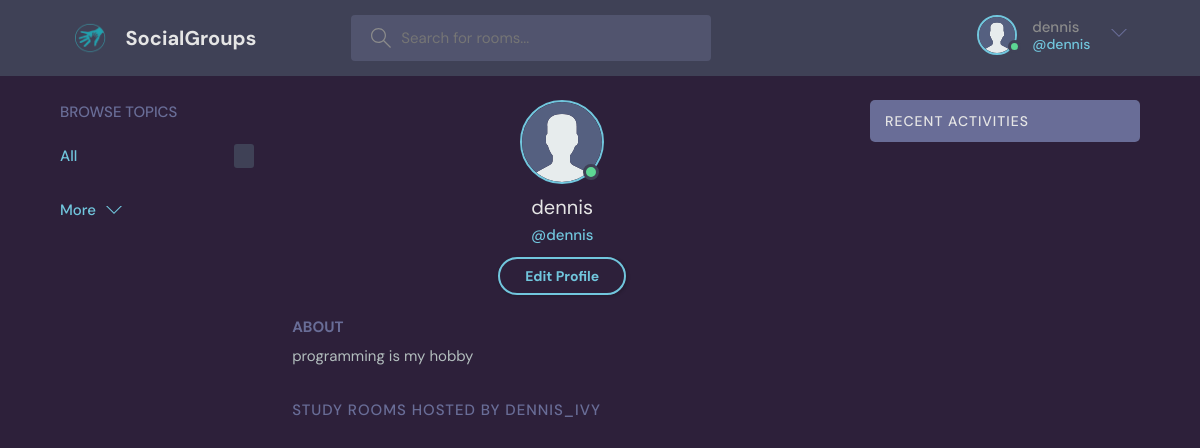
The app's page /profile/1/ (signed in), older data.
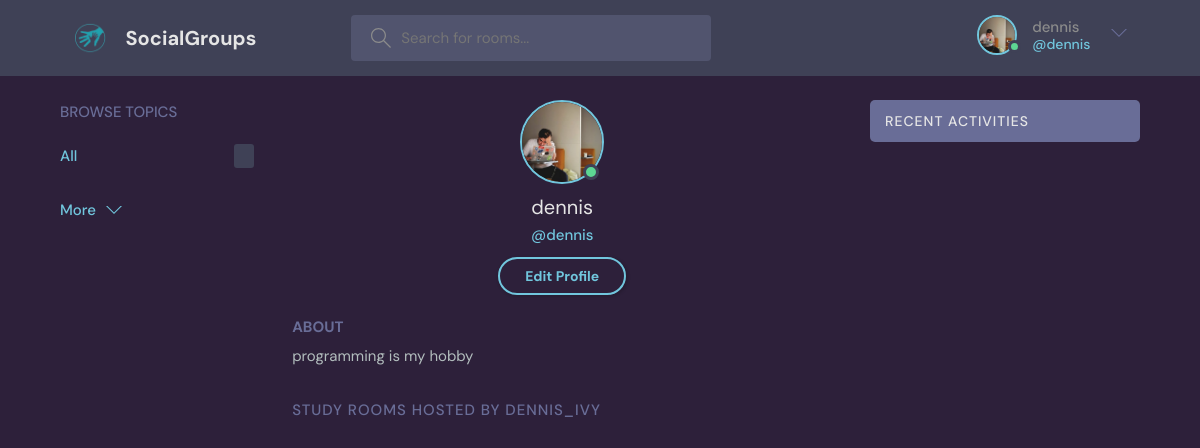
The same page, newer data.
### chat/models.py (models this page shows)
class User(AbstractUser):
    name = models.CharField(max_length=200, null=True)
    email = models.EmailField(null=True)
    bio = models.TextField(null=True)
    avatar = models.ImageField(null=True, default="avatar.svg")
    USERNAME_FIELD = 'username'
    REQUIRED_FIELDS = []

### chat/views.py (the view)
# urls.py: path('profile/<str:pk>/',  views.userProfile, name="profile"),
def userProfile(request, pk):
    user = User.objects.get(id=pk)
    rooms = user.room_set.all()
    room_messages = user.message_set.all()
    topics = Topic.objects.all()
    context = {'user': user, 'rooms': rooms, 'room_messages': room_messages, 'topics': topics}
    return render(request, 'profile.html', context)

### chat/templates/profile.html (shortened to what this page needs)
<!DOCTYPE html>
{% load static %}
<html lang="en">
<head>
  <link rel="stylesheet" type="text/css" media="screen" href="{% static 'styles/style.css' %}">
</head>
<body>
 <header class="header header--loggedIn">
      <div class="container">
        <a href="{% url 'home' %}" class="header__logo">
          <img src="{% static 'images/logo.jpg'%}" />
          <h1>SocialGroups</h1>
        </a>
        <form class="header__search" method="GET" action="{% url 'home' %}">
          <label>
            <input name="q" placeholder="Search for rooms..." />
          </label>
        </form>
        <nav class="header__menu">
{% if request.user.is_authenticated %}
          <div class="header__user">
            <a href="{% url 'profile' user.id  %}">
              <div class="avatar avatar--medium active">
                <img src="{{request.user.avatar.url}}" />
              </div>
              <p>{{ request.user.username }} <span>@{{ request.user.username }}</span></p>
            </a>
            <button class="dropdown-button">
              <svg version="1.1" xmlns="http://www.w3.org/2000/svg" width="32" height="32" viewBox="0 0 32 32">
                <title>chevron-down</title>
                <path d="M16 21l-13-13h-3l16 16 16-16h-3l-13 13z"></path>
              </svg>
            </button>
          </div>
          {% endif %}
        </nav>
      </div>
    </header>
  <main class="profile-page layout layout--3">
    <div class="container">
      {% include 'topics_components.html'  %}
      <div class="roomList">
        <div class="profile">
          <div class="profile__avatar">
            <div class="avatar avatar--large active">
              <img src="{{request.user.avatar.url}}" />
            </div>
          </div>
          <div class="profile__info">
            <h3>{{user.username}}</h3>
            <p>@{{user.username}}</p>
            {% if request.user == user %}
            <a href="{% url 'update-user' %}" class="btn btn--main btn--pill">Edit Profile</a>
            {% endif %}
          </div>
          <div class="profile__about">
            <h3>About</h3>
            <p>
            {{ user.bio }}
            </p>
          </div>
        </div>
        <div class="roomList__header">
          <div>
            <h2>Study Rooms Hosted by dennis_ivy</a>
            </h2>
          </div>
        </div>
      </div>
      {% include 'activity_components.html' %}
    </div>
  </main>
</body>
</html>

### chat/templates/topics_components.html (shortened to what this page needs)
<div class="topics">
          <div class="topics__header">
            <h2>Browse Topics</h2>
          </div>
          <ul class="topics__list">
            <li>
              <a href="/" class="active">All <span>{{ topics.room_set.count }}</span></a>
            </li>
          </ul>
          <a class="btn btn--link" href="{% url 'topics' %}">
            More
            <svg version="1.1" xmlns="http://www.w3.org/2000/svg" width="32" height="32" viewBox="0 0 32 32">
              <title>chevron-down</title>
              <path d="M16 21l-13-13h-3l16 16 16-16h-3l-13 13z"></path>
            </svg>
          </a>
</div>

### chat/templates/activity_components.html (shortened to what this page needs)
<div class="activities">
          <div class="activities__header">
            <h2>Recent Activities</h2>
          </div>
</div>

### chat/templates/profile.html (style rules this page uses)
body { background-color: rgb(45, 32, 58); }

Row changes from the older to the newer data that the page shows:
changed User "dennis": user.avatar: picture added in place of a placeholder
